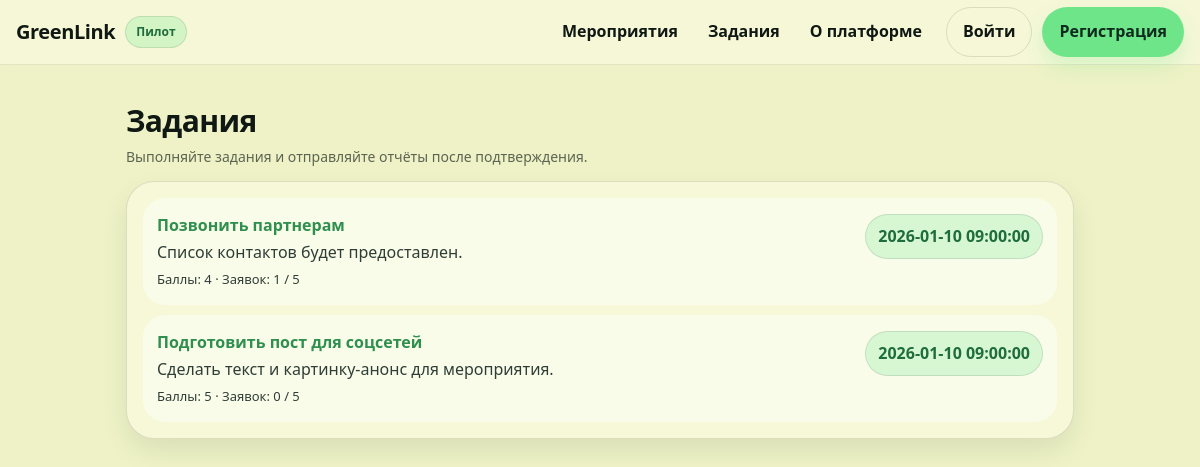
The page /tasks on the database its author committed.
### tables this page shows
CREATE TABLE tasks (
  id INTEGER PRIMARY KEY AUTOINCREMENT,
  name TEXT NOT NULL,
  description TEXT,
  points INTEGER NOT NULL DEFAULT 0,
  start_time TEXT,
  end_time TEXT,
  max_participants INTEGER NOT NULL DEFAULT 0,
  created_by INTEGER,
  created_at TEXT NOT NULL,
  FOREIGN KEY (created_by) REFERENCES users(id)
);

### app/routes.py (the view)
@bp.route("/tasks")
def tasks():
    db = get_db()
    tasks = db.execute(
        "SELECT t.*, (SELECT COUNT(1) FROM task_applications a WHERE a.task_id=t.id AND a.status IN (?, ?)) as appl_count FROM tasks t ORDER BY t.start_time IS NULL, t.start_time DESC, t.id DESC",
        (APP_PENDING, APP_APPROVED),
    ).fetchall()
    return render_template("tasks.html", tasks=tasks)

### app/auth.py (called while the page is built)
def current_user():
    if "user_id" not in session:
        return None
    if getattr(g, "_current_user", None) is None:
        db = get_db()
        g._current_user = db.execute("SELECT * FROM users WHERE id=?", (session["user_id"],)).fetchone()
    return g._current_user

### app/db.py (called while the page is built)
def get_db():
    if "db" not in g:
        db_path = current_app.config["DB_PATH"]
        os.makedirs(os.path.dirname(os.path.abspath(db_path)), exist_ok=True)
        g.db = sqlite3.connect(db_path)
        g.db.row_factory = sqlite3.Row
        g.db.execute("PRAGMA foreign_keys = ON;")
    return g.db

### app/routes.py (called while the page is built)
@bp.context_processor
def inject_user():
    return {"current_user": current_user()}

### app/templates/tasks.html (shortened to what this page needs)
{% extends "base.html" %}
{% block content %}
  <div class="page-head page-head--public" style="margin-top:16px;">
    <div class="page-head-left">
      <h1 class="page-title">Задания</h1>
      <div class="page-subtitle">Выполняйте задания и отправляйте отчёты после подтверждения.</div>
    </div>
  </div>
  <div class="card" style="margin-top:14px;">
    {% for t in tasks %}
      <div class="list-item">
        <div class="list-main">
          <div class="list-title"><a href="{{ url_for('main.task_detail', task_id=t.id) }}">{{ t.name }}</a></div>
          {% if t.description %}<div class="list-text">{{ t.description }}</div>{% endif %}
          <div class="list-meta">Баллы: {{ t.points }} · Заявок: {{ t.appl_count }}{% if t.max_participants %} / {{ t.max_participants }}{% endif %}</div>
        </div>
        <div class="list-actions">
          <span class="badge">{{ (t.start_time or "без даты")|replace('T',' ') }}</span>
        </div>
      </div>
    {% endfor %}
  </div>
{% endblock %}

### app/static/style.css (style rules this page uses)
:root { --bg: #f5f7f2; --surface: #ffffff; --surface-2: #fbfcf8; --text: #142019; --muted: #4a5b50; --primary: #2f8f4e; --primary-700: #267641; --primary-50: #e9f6ee; --accent-50: #f2f6de; --border: #e4eae1; --shadow: 0 10px 24px rgba(20, 32, 25, 0.08); --radius: 12px; --radius-lg: 16px; --ring: 0 0 0 3px rgba(47,143,78,0.18); --danger: #b3261e; --danger-50: #fdecea; }
* { box-sizing:border-box; }
html,body { height:100%; }
body { margin:0; font-family: system-ui,-apple-system,"Segoe UI",Roboto,Ubuntu,Cantarell,"Noto Sans",Arial,sans-serif; color:var(--text); background: radial-gradient(1200px 680px at 10% -10%, var(--accent-50), transparent 60%), radial-gradient(1100px 650px at 90% -20%, var(--primary-50), transparent 55%), var(--bg); line-height:1.45; }
a { color:var(--primary); text-decoration:none; }
h1,h2,h3 { margin:0 0 10px 0; letter-spacing:-0.02em; }
h1 { font-size:28px; font-weight:800; }
.card { background: rgba(255,255,255,0.92); border: 1px solid var(--border); border-radius: var(--radius-lg); box-shadow: 0 8px 22px rgba(20,32,25,0.06); padding: 16px; }
.page-head { display:flex; align-items:flex-start; justify-content:space-between; gap: 12px; margin-bottom: 14px; }
.page-title { margin:0; }
.page-subtitle { color: var(--muted); font-size: 13px; margin-top: 4px; }
.list-item { display:flex; gap: 14px; padding: 14px 6px; border-bottom:1px solid var(--border); }
.list-item:last-child { border-bottom:none; }
.list-main { min-width:0; }
.list-title { font-weight:850; font-size:16px; margin-bottom: 4px; }
.list-title a { color: var(--primary-700); text-decoration:none; }
.list-text { color: var(--muted); margin-bottom: 6px; }
.list-meta { font-size:13px; color: var(--muted); margin-top: 4px; }
.list-actions { margin-left:auto; display:flex; flex-direction:column; align-items:flex-end; gap: 10px; min-width: 120px; }
.badge { display:inline-flex; align-items:center; padding: 8px 10px; border-radius:999px; border:1px solid var(--border); background: rgba(255,255,255,0.92); font-weight:750; color: var(--text); }
:root { --bg: #eef2c6; --surface: #f6f8d8; --surface-2: #e7ebbd; --text: #101814; --muted: #2f3d36; --primary: #6fe58a; --primary-700: #2f8f4e; --primary-50: rgba(111,229,138,0.18); --border: rgba(16,24,20,0.12); --shadow: 0 12px 28px rgba(0,0,0,0.08); --radius: 18px; --radius-lg: 28px; --ring: 0 0 0 3px rgba(111,229,138,0.28); }
body { background: var(--bg); }
.card, .side-block, .side, .table-wrap { background: var(--surface); border: 1px solid var(--border); border-radius: var(--radius-lg); box-shadow: var(--shadow); }
.card .list-item { padding: 16px 14px; border-bottom: none; border-radius: 22px; background: rgba(255,255,255,0.45); margin: 10px 0; }
.card .list-item:first-child { margin-top: 0; }
.card .list-item:last-child { margin-bottom: 0; }
.badge { border-radius: 999px; border: 1px solid rgba(16,24,20,0.10); background: rgba(111,229,138,0.25); color: #1f6c3d; padding: 10px 12px; }
.page-title { font-size: 30px; }
.page-subtitle { font-size: 14px; color: rgba(16,24,20,0.65); }

### rows shown on the page
tasks: name "Позвонить партнерам", description "Список контактов будет предоставлен.", points "4", appl_count "1", max_participants "5", start_time "2026-01-10 09:00:00"
tasks: name "Подготовить пост для соцсетей", description "Сделать текст и картинку-анонс для мероприятия.", points "5", appl_count "0", max_participants "5", start_time "2026-01-10 09:00:00"
